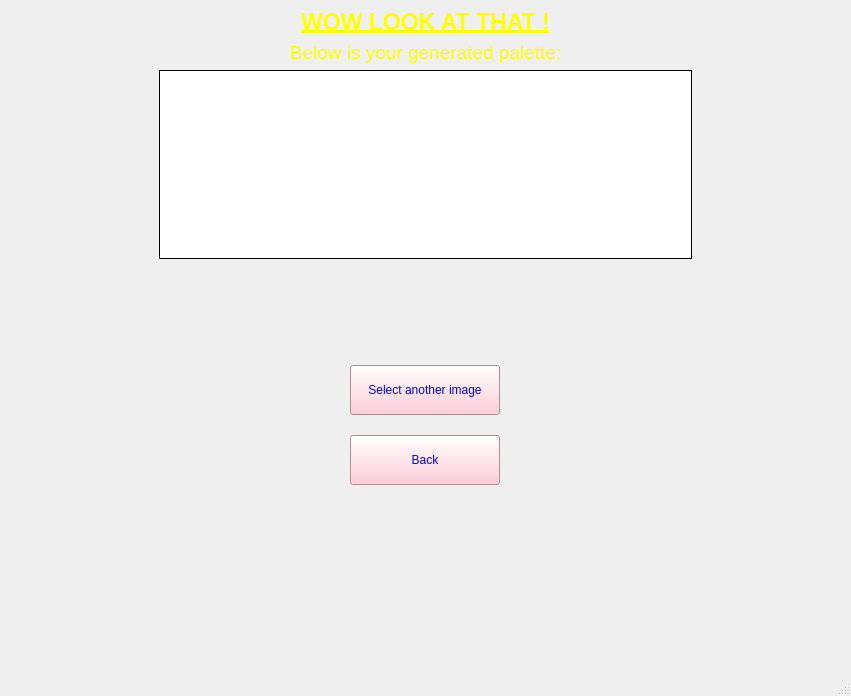
<?xml version="1.0" encoding="UTF-8"?>
<ui version="4.0">
 <class>MainWindow</class>
 <widget class="QMainWindow" name="MainWindow">
  <property name="windowModality">
   <enum>Qt::NonModal</enum>
  </property>
  <property name="geometry">
   <rect>
    <x>0</x>
    <y>0</y>
    <width>851</width>
    <height>696</height>
   </rect>
  </property>
  <property name="sizePolicy">
   <sizepolicy hsizetype="Ignored" vsizetype="Ignored">
    <horstretch>0</horstretch>
    <verstretch>0</verstretch>
   </sizepolicy>
  </property>
  <property name="windowTitle">
   <string>COLOR PALETTE GENERATOR</string>
  </property>
  <property name="toolTipDuration">
   <number>1</number>
  </property>
  <property name="layoutDirection">
   <enum>Qt::LeftToRight</enum>
  </property>
  <widget class="QWidget" name="centralwidget">
   <layout class="QVBoxLayout" name="verticalLayout">
    <property name="bottomMargin">
     <number>9</number>
    </property>
    <item>
     <widget class="QLabel" name="MenuWelcome">
      <property name="enabled">
       <bool>true</bool>
      </property>
      <property name="sizePolicy">
       <sizepolicy hsizetype="Preferred" vsizetype="Preferred">
        <horstretch>0</horstretch>
        <verstretch>0</verstretch>
       </sizepolicy>
      </property>
      <property name="font">
       <font>
        <family>Ubuntu</family>
        <pointsize>17</pointsize>
        <weight>75</weight>
        <italic>false</italic>
        <bold>true</bold>
        <underline>true</underline>
        <strikeout>false</strikeout>
        <stylestrategy>PreferDefault</stylestrategy>
        <kerning>true</kerning>
       </font>
      </property>
      <property name="layoutDirection">
       <enum>Qt::LeftToRight</enum>
      </property>
      <property name="autoFillBackground">
       <bool>false</bool>
      </property>
      <property name="styleSheet">
       <string notr="true">background: rgba(255, 255, 255, 0);
color: rgba(0, 0, 0, 255); 
color: yellow</string>
      </property>
      <property name="frameShadow">
       <enum>QFrame::Plain</enum>
      </property>
      <property name="text">
       <string>&lt;html&gt;&lt;head/&gt;&lt;body&gt;&lt;p&gt;WOW LOOK AT THAT !&lt;/p&gt;&lt;/body&gt;&lt;/html&gt;</string>
      </property>
      <property name="textFormat">
       <enum>Qt::AutoText</enum>
      </property>
      <property name="scaledContents">
       <bool>true</bool>
      </property>
      <property name="alignment">
       <set>Qt::AlignHCenter|Qt::AlignTop</set>
      </property>
      <property name="wordWrap">
       <bool>false</bool>
      </property>
     </widget>
    </item>
    <item>
     <widget class="QLabel" name="label">
      <property name="font">
       <font>
        <family>Ubuntu</family>
        <pointsize>14</pointsize>
        <weight>50</weight>
        <italic>false</italic>
        <bold>false</bold>
       </font>
      </property>
      <property name="styleSheet">
       <string notr="true">color: yellow</string>
      </property>
      <property name="frameShape">
       <enum>QFrame::NoFrame</enum>
      </property>
      <property name="frameShadow">
       <enum>QFrame::Plain</enum>
      </property>
      <property name="lineWidth">
       <number>1</number>
      </property>
      <property name="midLineWidth">
       <number>0</number>
      </property>
      <property name="text">
       <string>&lt;html&gt;&lt;head/&gt;&lt;body&gt;&lt;p&gt;Below is your generated palette:&lt;/p&gt;&lt;/body&gt;&lt;/html&gt;</string>
      </property>
      <property name="alignment">
       <set>Qt::AlignHCenter|Qt::AlignTop</set>
      </property>
      <property name="wordWrap">
       <bool>true</bool>
      </property>
     </widget>
    </item>
    <item>
     <layout class="QGridLayout" name="gridLayout_3">
      <property name="sizeConstraint">
       <enum>QLayout::SetNoConstraint</enum>
      </property>
      <property name="bottomMargin">
       <number>100</number>
      </property>
      <property name="horizontalSpacing">
       <number>19</number>
      </property>
      <item row="0" column="0">
       <layout class="QGridLayout" name="gridLayout_8">
        <property name="leftMargin">
         <number>150</number>
        </property>
       </layout>
      </item>
      <item row="0" column="2">
       <layout class="QGridLayout" name="gridLayout_9">
        <property name="rightMargin">
         <number>150</number>
        </property>
       </layout>
      </item>
      <item row="0" column="1">
       <widget class="QGraphicsView" name="palette_display">
        <property name="frameShape">
         <enum>QFrame::Box</enum>
        </property>
        <property name="frameShadow">
         <enum>QFrame::Plain</enum>
        </property>
       </widget>
      </item>
      <item row="2" column="1">
       <layout class="QGridLayout" name="gridLayout_10">
        <property name="topMargin">
         <number>100</number>
        </property>
        <property name="bottomMargin">
         <number>80</number>
        </property>
        <item row="3" column="0">
         <widget class="QPushButton" name="GoBackButton">
          <property name="minimumSize">
           <size>
            <width>150</width>
            <height>50</height>
           </size>
          </property>
          <property name="maximumSize">
           <size>
            <width>150</width>
            <height>16777215</height>
           </size>
          </property>
          <property name="styleSheet">
           <string notr="true">background: pink;
color: blue</string>
          </property>
          <property name="text">
           <string>Back</string>
          </property>
         </widget>
        </item>
        <item row="1" column="0">
         <widget class="QPushButton" name="ReselectButton">
          <property name="minimumSize">
           <size>
            <width>100</width>
            <height>50</height>
           </size>
          </property>
          <property name="maximumSize">
           <size>
            <width>200</width>
            <height>200</height>
           </size>
          </property>
          <property name="styleSheet">
           <string notr="true">background: pink;
color: blue</string>
          </property>
          <property name="text">
           <string>Select another image</string>
          </property>
         </widget>
        </item>
        <item row="2" column="0">
         <layout class="QGridLayout" name="gridLayout">
          <property name="topMargin">
           <number>20</number>
          </property>
         </layout>
        </item>
       </layout>
      </item>
     </layout>
    </item>
   </layout>
  </widget>
  <widget class="QStatusBar" name="statusbar"/>
 </widget>
 <resources/>
 <connections/>
</ui>
